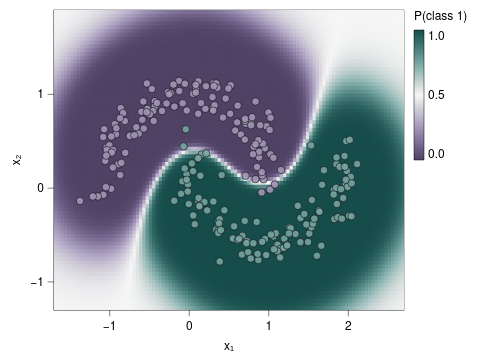

Write a Vega-Lite specification for this figure.
### Vega-Lite specification from a JSON file in a GitHub repository (floating-point values rounded to 4 significant figures; data arrays with more than 128 entries replaced by an {"elided": "..."} marker saying what was removed)
{"background": null, "config": {"arc": {"fill": "#DBDBDB", "fillOpacity": 1.0, "innerRadius": 37.5, "padAngle": 0.03, "stroke": "black", "strokeOpacity": 1, "strokeWidth": 0.25}, "area": {"fill": "#DBDBDB", "fillOpacity": 1.0, "stroke": "black", "strokeOpacity": 1, "strokeWidth": 0.25}, "axis": {"domain": true, "domainCap": "round", "domainColor": "black", "domainWidth": 0.25, "grid": false, "gridCap": "round", "gridColor": "#F1F1F1", "gridDash": [0, 0], "gridOpacity": 1.0, "gridWidth": 0.25, "labelColor": "black", "labelFont": "Helvetica Neue, HelveticaNeue, Helvetica, Arial, sans-serif", "labelFontSize": 6, "labelFontStyle": "normal", "labelFontWeight": 400, "offset": 0, "ticks": true, "tickCap": "round", "tickColor": "black", "tickRound": false, "tickSize": 3.0, "tickWidth": 0.25, "titleColor": "black", "titleFont": "Helvetica Neue, HelveticaNeue, Helvetica, Arial, sans-serif", "titleFontSize": 6, "titleFontStyle": "normal", "titleFontWeight": 400}, "axisX": {"domain": true, "labelAlign": "center", "labelAngle": 0, "labels": true, "ticks": true, "translate": 0}, "axisY": {"domain": true, "labelAlign": "right", "labelAngle": 0, "labels": true, "ticks": true, "translate": 0}, "axisRight": {"domain": true, "labelAlign": "left", "labelAngle": 0, "labels": true, "ticks": true, "translate": 0}, "axisTop": {"domain": true, "labelAlign": "center", "labelAngle": 0, "labels": true, "ticks": true, "translate": 0}, "axisBand": {"tickOffset": 0}, "bar": {"fill": "#DBDBDB", "fillOpacity": 1.0, "stroke": "black", "strokeOpacity": 1, "strokeWidth": 0.25}, "boxplot": {"size": 13.5, "ticks": {"cornerRadius": 0.25, "fill": "black", "opacity": 1, "size": 6.75, "thickness": 0.25}, "box": {"fillOpacity": 1.0, "stroke": "black", "strokeOpacity": 1, "strokeWidth": 0.25}, "median": {"cornerRadius": 0, "fill": "black", "fillOpacity": 1.0, "opacity": 1, "size": 13.5, "thickness": 0.25}, "rule": {"fill": "black", "fillOpacity": 1.0, "size": 15.0, "stroke": "black", "strokeDash": [0, 0], "strokeOpacity": 1, "strokeWidth": 0.25}, "outliers": {"color": "black", "fill": "black", "fillOpacity": 1.0, "size": 0, "stroke": "black", "strokeOpacity": 1, "strokeWidth": 0.25}}, "circle": {"fill": "black", "fillOpacity": 1.0, "size": 1.875, "stroke": null, "strokeOpacity": 1, "strokeWidth": 0.25}, "errorband": {"band": {"fillOpacity": 0.6, "stroke": null, "strokeWidth": 0.25, "strokeOpacity": 1}, "borders": {"opacity": 0, "strokeOpacity": 1, "strokeWidth": 0.25}}, "errorbar": {"opacity": 1, "rule": {"strokeDash": [0, 0], "strokeWidth": 0.25}, "ticks": {"color": "black", "cornerRadius": 0.125, "opacity": 1, "size": 9.0, "thickness": 0.25}, "thickness": 0.25}, "font": "Helvetica Neue, HelveticaNeue, Helvetica, Arial, sans-serif", "geoshape": {"fill": "#DBDBDB", "fillOpacity": 1.0, "stroke": "black", "strokeOpacity": 1, "strokeWidth": 0.25}, "header": {"labelColor": "black", "labelFont": "Helvetica Neue, HelveticaNeue, Helvetica, Arial, sans-serif", "labelFontSize": 6, "labelFontStyle": "normal", "labelFontWeight": 400, "titleColor": "black", "titleFont": "Helvetica Neue, HelveticaNeue, Helvetica, Arial, sans-serif", "titleFontSize": 6, "titleFontStyle": "normal", "titleFontWeight": 400, "titlePadding": 0}, "legend": {"disable": false, "offset": 4.5, "titlePadding": 4, "labelOffset": 2, "gradientLabelOffset": 2, "columnPadding": 4, "rowPadding": 2, "gradientThickness": 5, "gradientOpacity": 1.0, "gradientStrokeColor": "black", "gradientStrokeWidth": 0.25, "labelColor": "black", "labelFont": "Helvetica Neue, HelveticaNeue, Helvetica, Arial, sans-serif", "labelFontSize": 6, "labelFontStyle": "normal", "labelFontWeight": 400, "strokeColor": "black", "strokeWidth": 0, "symbolSize": 36, "symbolStrokeColor": "black", "symbolStrokeWidth": 0.25, "titleColor": "black", "titleFont": "Helvetica Neue, HelveticaNeue, Helvetica, Arial, sans-serif", "titleFontSize": 6, "titleFontStyle": "normal", "titleFontWeight": 400}, "line": {"color": "black", "stroke": "black", "strokeCap": "butt", "strokeDash": [0, 0], "strokeOpacity": 1, "strokeWidth": 0.5}, "point": {"filled": true, "fill": "#DBDBDB", "fillOpacity": 1.0, "size": 7.5, "stroke": "black", "strokeOpacity": 1, "strokeWidth": 0.25}, "range": {"category": ["#9D9D9D", "#28287D", "#004225", "#47266F", "#00605D", "#DBDBDB", "#7983C1", "#6E927B", "#937FB4", "#699A97"], "diverging": {"scheme": ["#4F4265", "#6A5C82", "#85789D", "#A196B7", "#BDB5CE", "#D8D6DD", "#F6F6F6", "#CED8D7", "#9DBFBD", "#75A3A0", "#518683", "#326967", "#164D4B"]}, "heatmap": {"scheme": ["#440154", "#472270", "#433E82", "#38598C", "#2C728E", "#238A8D", "#24A086", "#39B578", "#5DC862", "#96D646", "#CAE02D", "#FDE724"]}, "ordinal": {"scheme": ["#F1F1F1", "#DBDBDB", "#C6C6C6", "#B2B2B2", "#9D9D9D", "#898989", "#767676", "#636363", "#515151", "#404040", "#2F2F2F", "#1F1F1F"]}, "ramp": {"scheme": ["#440154", "#472270", "#433E82", "#38598C", "#2C728E", "#238A8D", "#24A086", "#39B578", "#5DC862", "#96D646", "#CAE02D", "#FDE724"]}}, "rule": {"color": "black", "stroke": "black", "strokeCap": "round", "strokeDash": [2, 2], "strokeOpacity": 1, "strokeWidth": 0.25}, "scale": {"barBandPaddingInner": 0.1, "rectBandPaddingInner": 0, "tickBandPaddingInner": 0.1, "bandPaddingOuter": 0.1, "bandWithNestedOffsetPaddingInner": 0.2, "bandWithNestedOffsetPaddingOuter": 0.2, "offsetBandPaddingInner": 0, "offsetBandPaddingOuter": 0, "round": false}, "rect": {"fill": "#DBDBDB", "fillOpacity": 1.0, "stroke": "black", "strokeOpacity": 1, "strokeWidth": 0.25}, "square": {"fill": "#DBDBDB", "fillOpacity": 1.0, "size": 15.0, "stroke": "black", "strokeOpacity": 1, "strokeWidth": 0.25}, "text": {"color": "black", "font": "Helvetica Neue, HelveticaNeue, Helvetica, Arial, sans-serif", "fontSize": 6, "fontStyle": "normal", "fontWeight": 400}, "tick": {"color": "black", "cornerRadius": 0.125, "opacity": 1.0, "size": 13.5, "thickness": 0.25}, "title": {"anchor": "middle", "frame": "group", "color": "black", "font": "Helvetica Neue, HelveticaNeue, Helvetica, Arial, sans-serif", "fontSize": 6, "fontStyle": "normal", "fontWeight": 400, "subtitleColor": "black", "subtitleFont": "Helvetica Neue, HelveticaNeue, Helvetica, Arial, sans-serif", "subtitleFontSize": 6, "subtitleFontStyle": "normal", "subtitleFontWeight": 400}, "trail": {"color": "black", "opacity": 1, "size": 0.5}, "view": {"continuousWidth": 175, "continuousHeight": 150, "discreteWidth": 175, "discreteHeight": 150, "fill": null, "stroke": "black", "strokeWidth": 0.25}}, "layer": [{"data": {"name": "data-a8b8d0997e4843145741a87417fa5c85"}, "mark": {"type": "rect", "clip": true, "stroke": null}, "encoding": {"color": {"field": "p", "scale": {"domainMid": 0.5}, "title": "P(class 1)", "type": "quantitative", "legend": {"gradientLength": 65.0}}, "x": {"field": "x0", "scale": {"domain": [-1.7, 2.7], "nice": false}, "title": "x₁", "type": "quantitative"}, "x2": {"field": "x1"}, "y": {"field": "y0", "scale": {"domain": [-1.3, 1.9], "nice": false}, "title": "x₂", "type": "quantitative"}, "y2": {"field": "y1"}}}, {"data": {"name": "data-5986bbc1ae9793c3c74c3ebbb64d95b1"}, "mark": {"type": "circle", "opacity": 0.9, "size": 14, "stroke": "black", "strokeWidth": 0.3}, "encoding": {"color": {"field": "class", "legend": null, "scale": {"range": ["#A196B7", "#75A3A0"]}, "type": "nominal"}, "x": {"field": "x", "type": "quantitative"}, "y": {"field": "y", "type": "quantitative"}}}], "$schema": "https://vega.github.io/schema/vega-lite/v6.4.1.json", "datasets": {"data-a8b8d0997e4843145741a87417fa5c85": {"elided": "8640 records"}, "data-5986bbc1ae9793c3c74c3ebbb64d95b1": {"elided": "240 records"}}}
